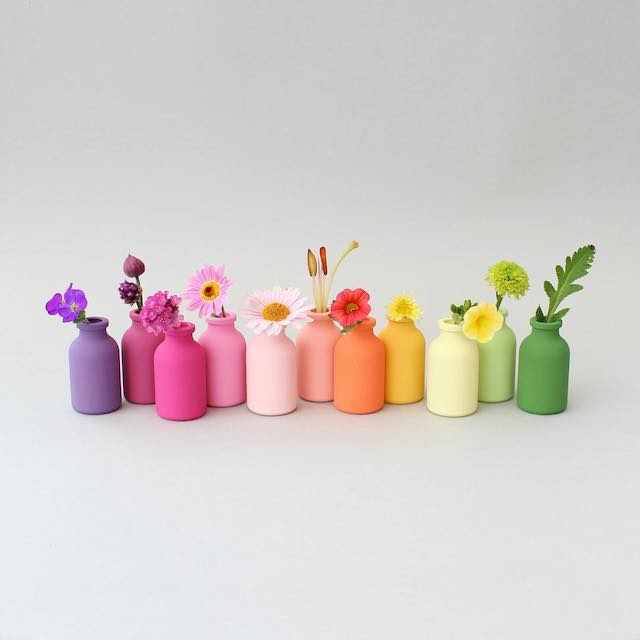
#> input picture images/colored_objects.jpg, 640 x 640 px
$ python main.py
#> lines starting #> are read from the running program, lines starting #| are printed output that depends on the picture; after the words box and inside, x2 and y2 are one past the last pixel; in counts of white or black regions, pixels touching at a corner belong together
### color_detector.py
from pathlib import Path

import cv2
import numpy as np


def load_image(image_path: str) -> np.ndarray:
    """Load an image from disk."""
    image = cv2.imread(image_path)

    if image is None:
        raise FileNotFoundError(f"Image not found: {image_path}")

    return image


def create_color_mask(
    image: np.ndarray,
    lower_hsv: tuple[int, int, int],
    upper_hsv: tuple[int, int, int],
) -> np.ndarray:
    """Create a binary mask for pixels inside an HSV range."""
    hsv_image = cv2.cvtColor(image, cv2.COLOR_BGR2HSV)

    lower_bound = np.array(lower_hsv, dtype=np.uint8)
    upper_bound = np.array(upper_hsv, dtype=np.uint8)

    return cv2.inRange(
        hsv_image,
        lower_bound,
        upper_bound,
    )


def clean_mask(
    mask: np.ndarray,
    kernel_size: int = 5,
) -> np.ndarray:
    """Remove small noise and fill gaps in a binary mask."""
    kernel = np.ones(
        (kernel_size, kernel_size),
        dtype=np.uint8,
    )

    opened_mask = cv2.morphologyEx(
        mask,
        cv2.MORPH_OPEN,
        kernel,
    )

    return cv2.morphologyEx(
        opened_mask,
        cv2.MORPH_CLOSE,
        kernel,
    )


def isolate_color(
    image: np.ndarray,
    mask: np.ndarray,
) -> np.ndarray:
    """Keep only the image pixels selected by the mask."""
    return cv2.bitwise_and(
        image,
        image,
        mask=mask,
    )


def draw_bounding_boxes(
    image: np.ndarray,
    mask: np.ndarray,
    minimum_area: float = 500,
) -> tuple[np.ndarray, int]:
    """Draw bounding boxes around detected color regions."""
    annotated_image = image.copy()

    contours, _ = cv2.findContours(
        mask,
        cv2.RETR_EXTERNAL,
        cv2.CHAIN_APPROX_SIMPLE,
    )

    detected_objects = 0

    for contour in contours:
        area = cv2.contourArea(contour)

        if area < minimum_area:
            continue

        x, y, width, height = cv2.boundingRect(contour)

        cv2.rectangle(
            annotated_image,
            (x, y),
            (x + width, y + height),
            (0, 255, 0),
            3,
        )

        cv2.putText(
            annotated_image,
            f"Green object: {area:.0f}px",
            (x, max(y - 10, 20)),
            cv2.FONT_HERSHEY_SIMPLEX,
            0.6,
            (0, 255, 0),
            2,
        )

        detected_objects += 1

    return annotated_image, detected_objects


def save_image(image: np.ndarray, output_path: Path) -> None:
    """Save an image, creating the output directory if needed."""
    output_path.parent.mkdir(parents=True, exist_ok=True)

    if not cv2.imwrite(str(output_path), image):
        raise OSError(f"Could not save image: {output_path}")

### main.py
from pathlib import Path

import cv2
import matplotlib.pyplot as plt
import numpy as np

from color_detector import (
    clean_mask,
    create_color_mask,
    draw_bounding_boxes,
    isolate_color,
    load_image,
    save_image,
)


def prepare_for_display(image: np.ndarray) -> np.ndarray:
    """Convert BGR images to RGB for Matplotlib."""
    if image.ndim == 3:
        return cv2.cvtColor(image, cv2.COLOR_BGR2RGB)

    return image


def display_results(
    images: list[np.ndarray],
    titles: list[str],
) -> None:
    """Display detection stages together."""
    _, axes = plt.subplots(2, 2, figsize=(12, 9))

    for axis, image, title in zip(axes.flat, images, titles):
        axis.imshow(prepare_for_display(image), cmap="gray")
        axis.set_title(title)
        axis.axis("off")

    plt.tight_layout()
    plt.show()


def main() -> None:
    image_path = Path("images/colored_objects.jpg")
    output_directory = Path("output")

    # Approximate HSV range for green.
    lower_green = (35, 50, 50)
    upper_green = (85, 255, 255)

    original = load_image(str(image_path))
#> in load_image, image is the input picture: shape (640, 640, 3); mean B, G, R 203.7, 206.6, 214.2

    raw_mask = create_color_mask(
        original,
        lower_green,
        upper_green,
    )
#> in create_color_mask, `hsv_image = cv2.cvtColor(image, cv2.COLOR_BGR2HSV)`: hsv_image: shape (640, 640, 3); mean H, S, V 51, 20.6, 216.5
#> in create_color_mask, `return cv2.inRange( hsv_image, lower_bound, upper_bound, )`:
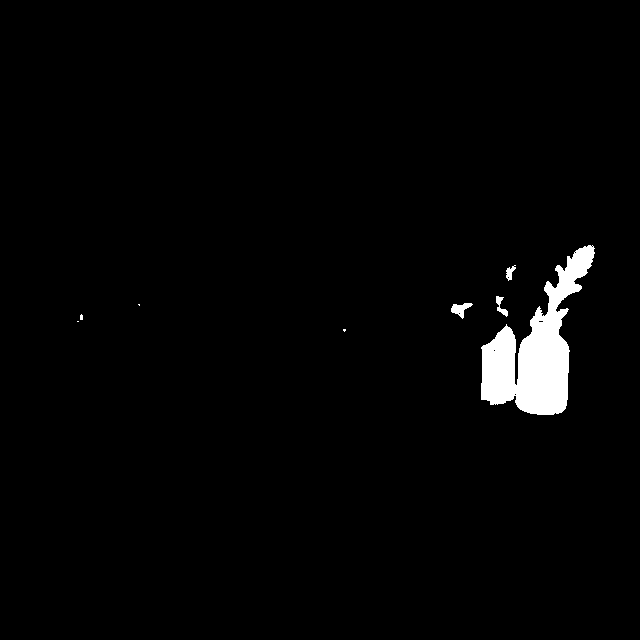
#> returned value: shape (640, 640); 2.1% white; 8 white regions (4 under 20 px), largest, box (x1, y1, x2, y2) and area: (481, 245, 595, 415) 8285, (451, 303, 473, 319) 172, (496, 296, 508, 317) 106, (506, 265, 516, 281) 83

    cleaned_mask = clean_mask(
        raw_mask,
        kernel_size=5,
    )
#> in clean_mask, `opened_mask = cv2.morphologyEx( mask, cv2.MORPH_OPEN, kernel, )`: opened_mask: shape (640, 640); 2% white; 4 white regions, box (x1, y1, x2, y2) and area: (481, 246, 594, 415) 8198, (452, 303, 469, 313) 122, (507, 269, 512, 277) 40, (496, 297, 501, 303) 30
#> in clean_mask, `return cv2.morphologyEx( opened_mask, cv2.MORPH_CLOSE, kernel, )`:
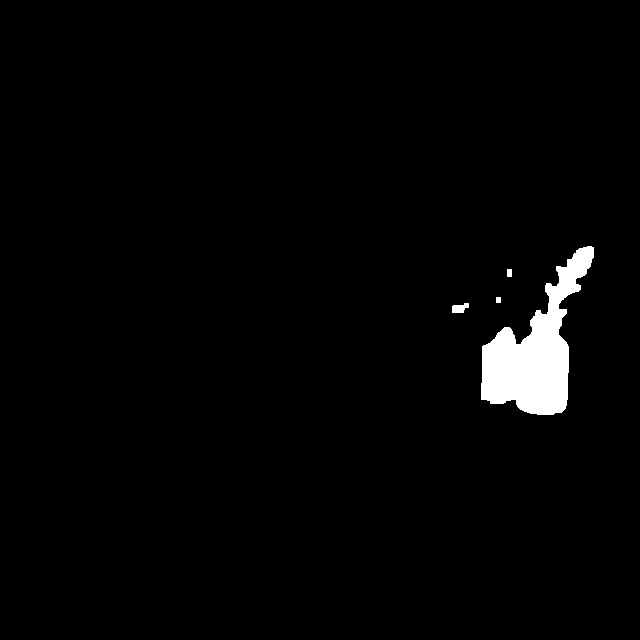
#> returned value: shape (640, 640); 2.1% white; 4 white regions

    isolated = isolate_color(
        original,
        cleaned_mask,
    )
#> in isolate_color, `return cv2.bitwise_and( image, image, mask=mask, )`:
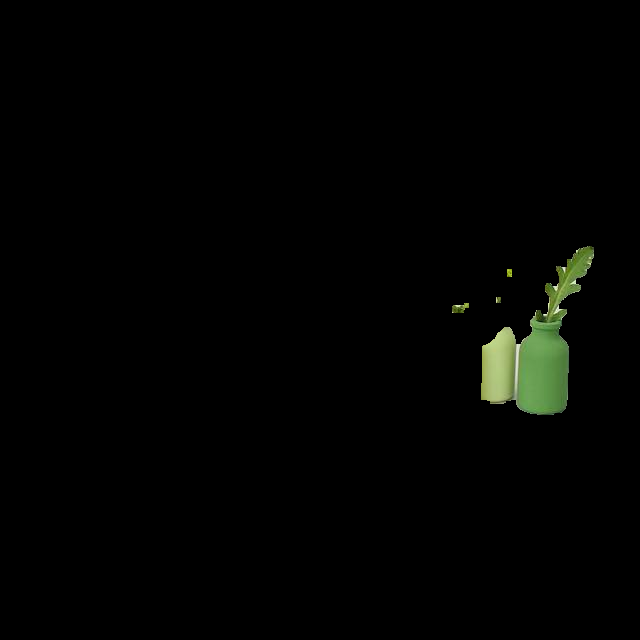
#> returned value: shape (640, 640, 3); mean of channels 0, 1, 2 1.8, 3.2, 2.5; drawn as B, G, R

    annotated, object_count = draw_bounding_boxes(
        original,
        cleaned_mask,
        minimum_area=500,
    )
#> in draw_bounding_boxes, `contours, _ = cv2.findContours( mask, cv2.RETR_EXTERNAL, cv2.CHAIN_APP..`: contours = 4 contours; box (x1, y1, x2, y2) and area: (481, 246, 594, 415) 8105, (452, 303, 469, 313) 98, (507, 269, 512, 277) 28, (496, 297, 501, 303) 20
#> the loop in draw_bounding_boxes, `for contour in contours:` made 4 passes
#> (contour, area) on passes 2 to 3: ([[496, 297], [496, 302], [500, 302], [500, 297]], 20), ([[507, 269], [507, 276], [511, 276], [511, 269]], 28)
#> area on pass 1: 98
#> after the loop in draw_bounding_boxes, `for contour in contours:`:
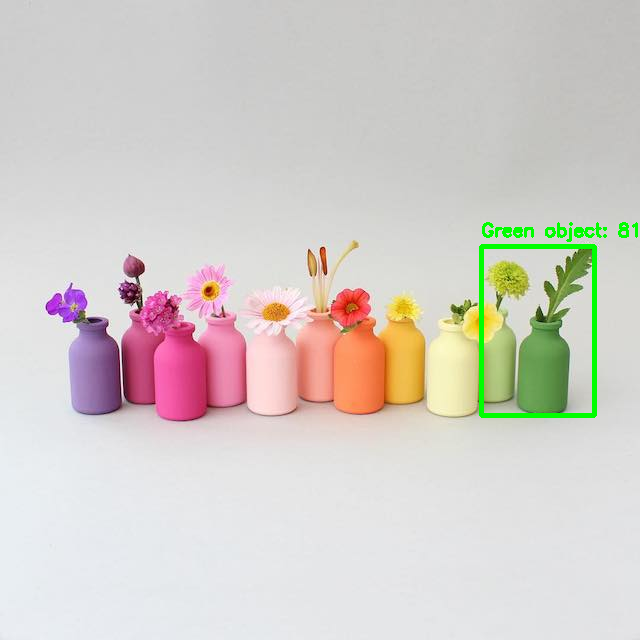
#> annotated_image: shape (640, 640, 3); 0.94% of pixels changed, all inside (x1, y1, x2, y2) = (479, 222, 638, 418)
#> after the loop in draw_bounding_boxes, `for contour in contours:`: detected_objects = 1
#> object_count = 1

    display_results(
        [original, cleaned_mask, isolated, annotated],
        [
            "Original",
            "Green Mask",
            "Isolated Green Objects",
            f"Detected Objects: {object_count}",
        ],
    )
#> the loop in display_results, `for axis, image, title in zip(axes.flat, images, titles):` made 4 passes
#> in display_results, `plt.show()`:
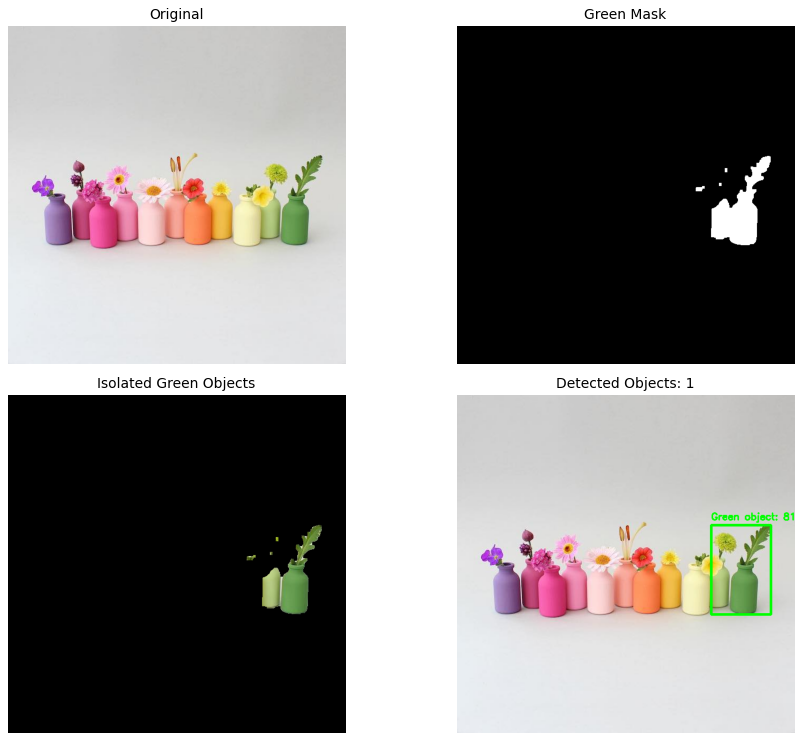
#> figure drawn by matplotlib, 4 panels

    results = {
        "mask.jpg": cleaned_mask,
        "isolated.jpg": isolated,
        "detected.jpg": annotated,
    }

    for filename, image in results.items():
        save_image(image, output_directory / filename)
#> this loop made 3 passes

    print(f"Detected green objects: {object_count}")
#| Detected green objects: 1
    print(f"Results saved in: {output_directory}")


if __name__ == "__main__":
    main()
